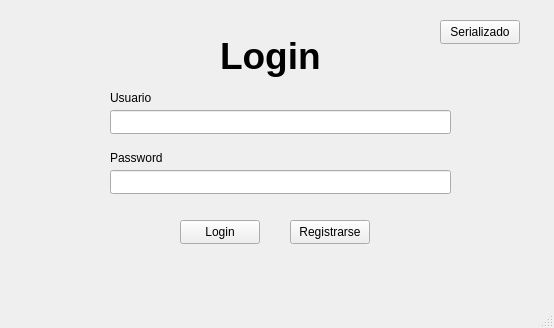
<?xml version="1.0" encoding="UTF-8"?>
<ui version="4.0">
 <class>MainWindow</class>
 <widget class="QMainWindow" name="MainWindow">
  <property name="geometry">
   <rect>
    <x>0</x>
    <y>0</y>
    <width>554</width>
    <height>328</height>
   </rect>
  </property>
  <property name="windowTitle">
   <string>MainWindow</string>
  </property>
  <widget class="QWidget" name="centralwidget">
   <widget class="QPushButton" name="loginbtn">
    <property name="geometry">
     <rect>
      <x>180</x>
      <y>220</y>
      <width>80</width>
      <height>24</height>
     </rect>
    </property>
    <property name="text">
     <string>Login</string>
    </property>
   </widget>
   <widget class="QLineEdit" name="userline">
    <property name="geometry">
     <rect>
      <x>110</x>
      <y>110</y>
      <width>341</width>
      <height>24</height>
     </rect>
    </property>
   </widget>
   <widget class="QLineEdit" name="passline">
    <property name="geometry">
     <rect>
      <x>110</x>
      <y>170</y>
      <width>341</width>
      <height>24</height>
     </rect>
    </property>
    <property name="echoMode">
     <enum>QLineEdit::EchoMode::Password</enum>
    </property>
   </widget>
   <widget class="QLabel" name="label">
    <property name="geometry">
     <rect>
      <x>110</x>
      <y>90</y>
      <width>49</width>
      <height>16</height>
     </rect>
    </property>
    <property name="text">
     <string>Usuario</string>
    </property>
   </widget>
   <widget class="QLabel" name="label_2">
    <property name="geometry">
     <rect>
      <x>110</x>
      <y>150</y>
      <width>61</width>
      <height>16</height>
     </rect>
    </property>
    <property name="text">
     <string>Password</string>
    </property>
   </widget>
   <widget class="QLabel" name="label_3">
    <property name="geometry">
     <rect>
      <x>220</x>
      <y>30</y>
      <width>101</width>
      <height>51</height>
     </rect>
    </property>
    <property name="font">
     <font>
      <pointsize>28</pointsize>
      <bold>true</bold>
     </font>
    </property>
    <property name="layoutDirection">
     <enum>Qt::LayoutDirection::LeftToRight</enum>
    </property>
    <property name="text">
     <string>Login</string>
    </property>
   </widget>
   <widget class="QPushButton" name="registrobtn">
    <property name="geometry">
     <rect>
      <x>290</x>
      <y>220</y>
      <width>80</width>
      <height>24</height>
     </rect>
    </property>
    <property name="text">
     <string>Registrarse</string>
    </property>
   </widget>
   <widget class="QPushButton" name="serializadoBtn">
    <property name="geometry">
     <rect>
      <x>440</x>
      <y>20</y>
      <width>80</width>
      <height>24</height>
     </rect>
    </property>
    <property name="text">
     <string>Serializado</string>
    </property>
   </widget>
  </widget>
  <widget class="QMenuBar" name="menubar">
   <property name="geometry">
    <rect>
     <x>0</x>
     <y>0</y>
     <width>554</width>
     <height>21</height>
    </rect>
   </property>
  </widget>
  <widget class="QStatusBar" name="statusbar"/>
 </widget>
 <resources/>
 <connections/>
</ui>
